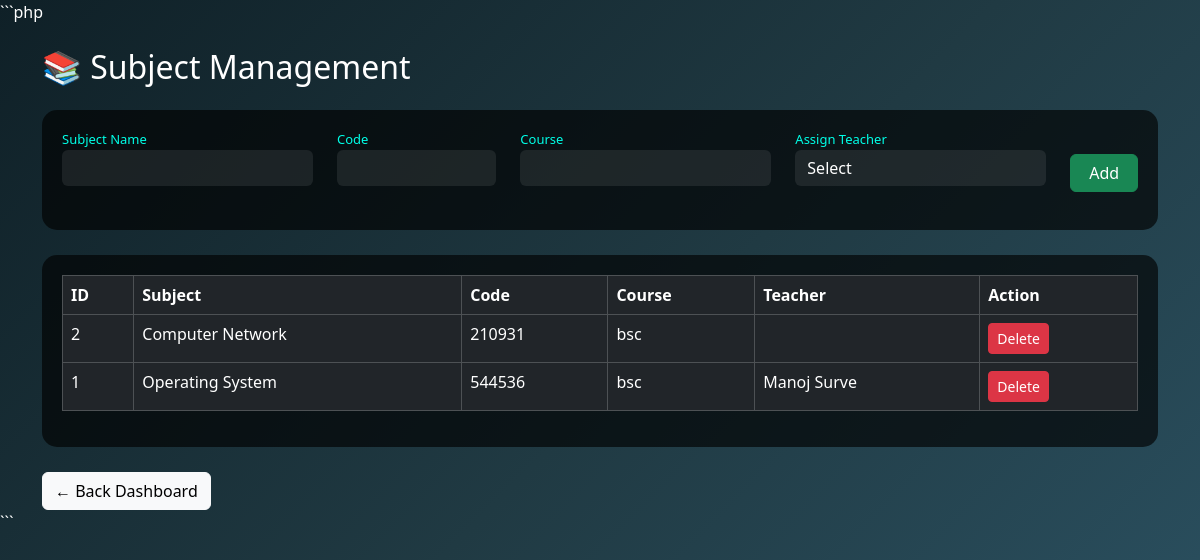
The app's page /admin/subjects.php (signed in) with its own data.
### tables this page shows
CREATE TABLE `subjects` (
  `id` int(11) NOT NULL,
  `subject_name` varchar(100) DEFAULT NULL,
  `subject_code` varchar(50) DEFAULT NULL,
  `created_at` timestamp NOT NULL DEFAULT current_timestamp(),
  `course` varchar(100) DEFAULT NULL,
  `teacher_id` int(11) DEFAULT NULL
);

CREATE TABLE `teachers` (
  `id` int(11) NOT NULL,
  `name` varchar(100) DEFAULT NULL,
  `email` varchar(100) DEFAULT NULL,
  `password` varchar(100) DEFAULT NULL,
  `subject` varchar(100) DEFAULT NULL,
  `created_at` timestamp NOT NULL DEFAULT current_timestamp(),
  `mobile` varchar(20) DEFAULT NULL
);

### admin/subjects.php (the view, shortened to what this page needs)
<?php
include("../db.php");
?>
<!DOCTYPE html>
<html>
<head>
<link href="https://cdn.jsdelivr.net/npm/bootstrap@5.3.2/dist/css/bootstrap.min.css" rel="stylesheet">
</head>
<body>
<div class="container mt-4">
<h2 class="mb-4">📚 Subject Management</h2>
<div class="box">
<form method="POST">
<div class="row">
<div class="col-md-3 col-12 mb-2">
<label>Subject Name</label>
<input type="text" name="subject" class="form-control" required>
</div>
<div class="col-md-2 col-12 mb-2">
<label>Code</label>
<input type="text" name="code" class="form-control" required>
</div>
<div class="col-md-3 col-12 mb-2">
<label>Course</label>
<input type="text" name="course" class="form-control" required>
</div>
<div class="col-md-3 col-12 mb-2">
<label>Assign Teacher</label>
<select name="teacher" class="form-control" required>
<option value="">Select</option>
</select>
</div>
<div class="col-md-1 col-12 mt-4">
<button name="add" class="btn btn-success w-100">Add</button>
</div>
</div>
</form>
</div>
<div class="box">
<div class="table-responsive">
<table class="table table-dark table-bordered">
<tr>
<th>ID</th>
<th>Subject</th>
<th>Code</th>
<th>Course</th>
<th>Teacher</th>
<th>Action</th>
</tr>
<?php
$q=mysqli_query($conn,"SELECT subjects.*, teachers.name as tname
FROM subjects
LEFT JOIN teachers ON subjects.teacher_id=teachers.id
ORDER BY id DESC");
while($r=mysqli_fetch_assoc($q)){
?>
<tr>
<td><?php echo $r['id']; ?></td>
<td><?php echo $r['subject_name']; ?></td>
<td><?php echo $r['subject_code']; ?></td>
<td><?php echo $r['course']; ?></td>
<td><?php echo $r['tname']; ?></td>
<td>
<a href="subjects.php?delete=<?php echo $r['id']; ?>" class="btn btn-danger btn-sm">Delete</a>
</td>
</tr>
<?php } ?>
</table>
</div>
</div>
<a href="dashboard.php" class="btn btn-light">← Back Dashboard</a>
</div>
</body>
</html>

### admin/subjects.php (style rules this page uses)
body { background:linear-gradient(135deg,#0f2027,#203a43,#2c5364); font-family:Segoe UI; color:white; }
.box { background:rgba(0,0,0,0.65); padding:20px; border-radius:15px; margin-bottom:25px; }
.form-control { background:#ffffff15; border:none; color:white; }
label { color:#00ffe7;font-size:13px; }

### records on screen
subjects: id "2", subject_name "Computer Network", subject_code "210931", course "bsc"
subjects: id "1", subject_name "Operating System", subject_code "544536", course "bsc", teacher.name "Manoj Surve"
